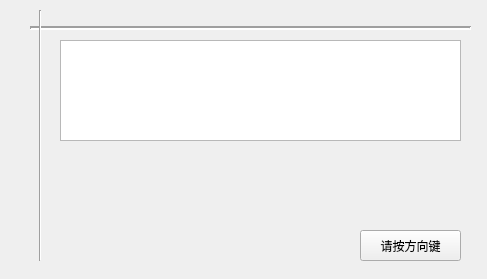
<?xml version="1.0" encoding="UTF-8"?>
<ui version="4.0">
 <class>Widget</class>
 <widget class="QWidget" name="Widget">
  <property name="geometry">
   <rect>
    <x>0</x>
    <y>0</y>
    <width>487</width>
    <height>279</height>
   </rect>
  </property>
  <property name="windowTitle">
   <string>Widget</string>
  </property>
  <widget class="QTextEdit" name="textEdit">
   <property name="geometry">
    <rect>
     <x>60</x>
     <y>40</y>
     <width>401</width>
     <height>101</height>
    </rect>
   </property>
  </widget>
  <widget class="Line" name="line">
   <property name="geometry">
    <rect>
     <x>30</x>
     <y>20</y>
     <width>441</width>
     <height>16</height>
    </rect>
   </property>
   <property name="lineWidth">
    <number>2</number>
   </property>
   <property name="orientation">
    <enum>Qt::Horizontal</enum>
   </property>
  </widget>
  <widget class="Line" name="line_2">
   <property name="geometry">
    <rect>
     <x>30</x>
     <y>10</y>
     <width>20</width>
     <height>251</height>
    </rect>
   </property>
   <property name="orientation">
    <enum>Qt::Vertical</enum>
   </property>
  </widget>
  <widget class="QPushButton" name="pushButton">
   <property name="geometry">
    <rect>
     <x>360</x>
     <y>230</y>
     <width>101</width>
     <height>31</height>
    </rect>
   </property>
   <property name="text">
    <string>请按方向键</string>
   </property>
  </widget>
 </widget>
 <resources/>
 <connections/>
</ui>
